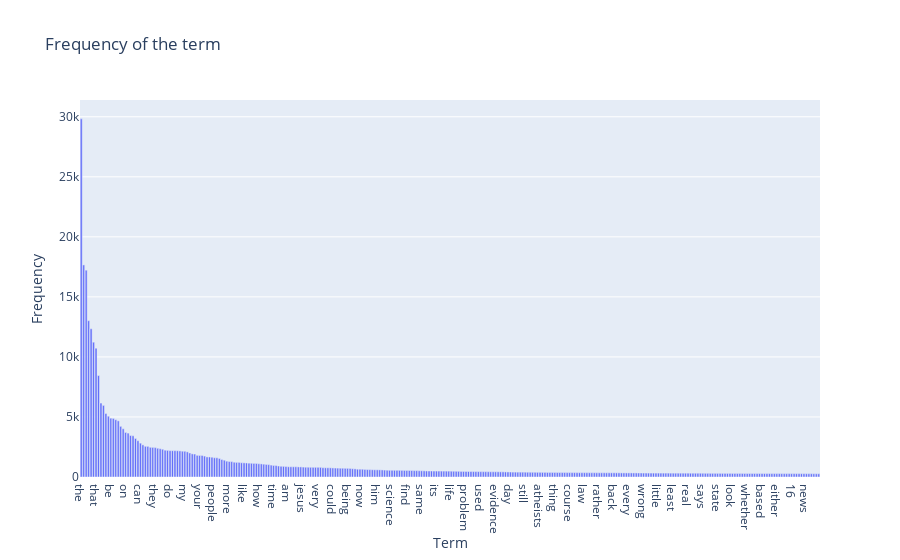

The notebook cell saved with this chart:
### Code cell
# sorting by term-frequency
list_indices_order = np.argsort(term_frequencies)[::-1]
term_order = [count_vect.get_feature_names()[idx] for order, idx in enumerate(list_indices_order) if order>=selected_start and order<selected_end]
frequencies_order = [term_frequencies[idx] for order, idx in enumerate(list_indices_order) if order>=selected_start and order<selected_end]

go_figure = go.Figure(
    data=[go.Bar(
        x=term_order,
        y=frequencies_order)],
    layout={
        "title": "Frequency of the term",
        "xaxis": {"title": "Term"},
        "yaxis": {"title": "Frequency"}})

go_figure.show()

### Figure 1 — Plotly figure (JSON) as saved in the notebook; plotly's stock layout.template omitted (floating-point values rounded to 4 significant figures; data arrays with more than 128 entries replaced by an {"elided": "..."} marker saying what was removed)
{"data": [{"type": "bar", "x": {"elided": "300 str values"}, "y": {"elided": "300 int values"}}], "layout": {"title": {"text": "Frequency of the term"}, "xaxis": {"title": {"text": "Term"}}, "yaxis": {"title": {"text": "Frequency"}}}}
